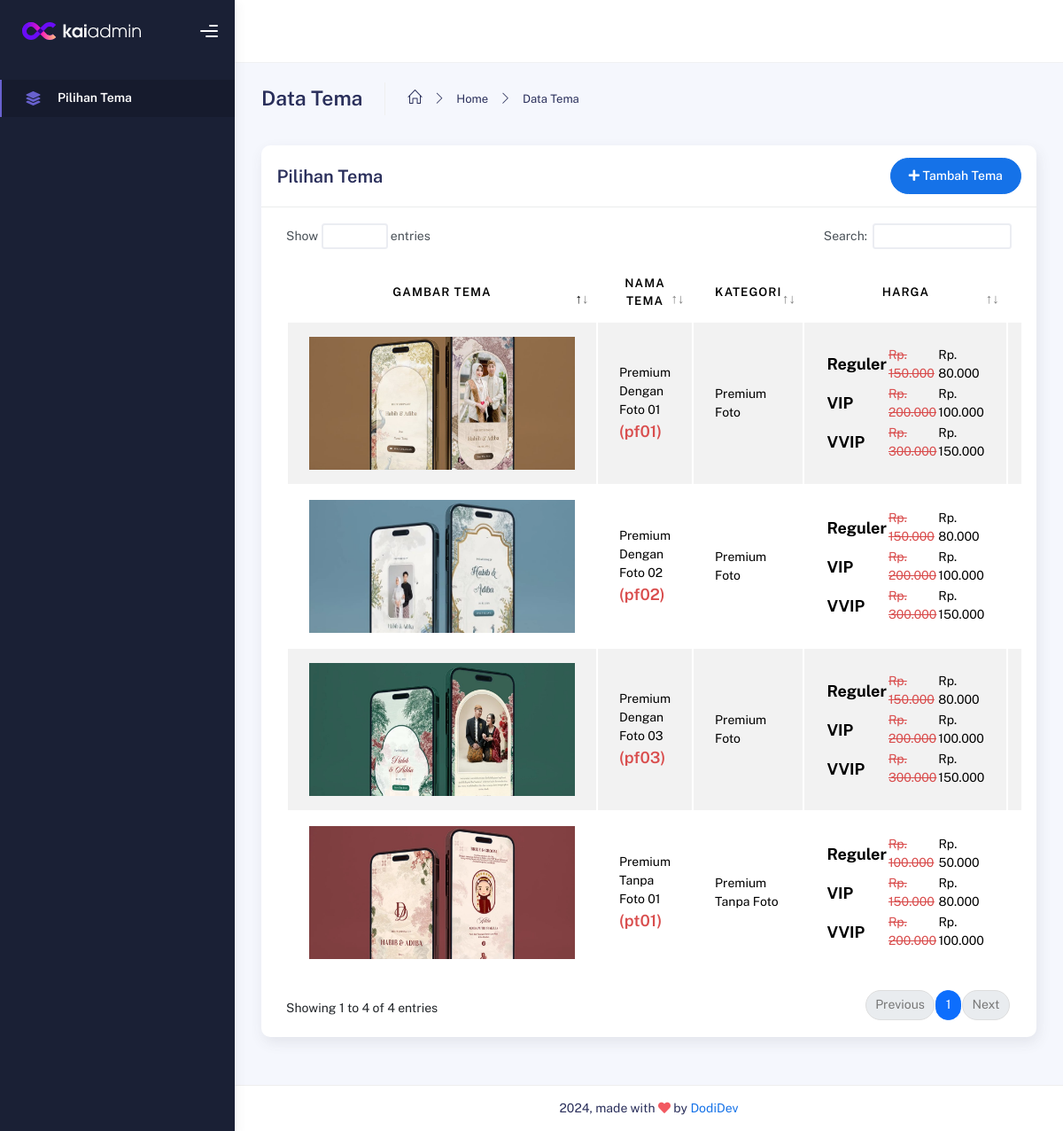
The page /index.php/admin123/tema on the database its author committed.
### tables this page shows
CREATE TABLE `tbl_tema` (
  `id_tema` int(255) NOT NULL,
  `nama_tema` varchar(500) NOT NULL,
  `kode_tema` varchar(255) NOT NULL,
  `kategori` varchar(255) NOT NULL,
  `harga_reg_coret` varchar(255) NOT NULL,
  `harga_reg` varchar(255) NOT NULL,
  `harga_vip_coret` varchar(255) NOT NULL,
  `harga_vip` varchar(255) NOT NULL,
  `harga_vvip_coret` varchar(255) NOT NULL,
  `harga_vvip` varchar(255) NOT NULL,
  `thumbnail` text NOT NULL
);

### application/views/admin/layout/v_wrapper.php (called while the page is built)
<?php
require_once('v_head.php');
require_once('v_nav.php');
require_once('v_header.php');
require_once('v_content.php');
require_once('v_footer.php');

### application/controllers/admin123/Tema.php (called while the page is built, shortened)
<?php
class Tema extends CI_Controller
{
    public function __construct(){
        $this->load->model('m_tema');
    }
    public function index()
    {
        $data = array(
            'tema'                  => $this->m_tema->lists(),
            'isi'                   => 'admin/tema/v_lists',
            'tema'   => $this->m_tema->lists(),
        );
        $this->load->view('admin/layout/v_wrapper', $data, FALSE);
    }
}

### index.php (called while the page is built, shortened)
<?php
require_once BASEPATH.'core/CodeIgniter.php';

### application/views/admin/layout/v_content.php (called while the page is built)
<?php
if ($isi) {
    $this->load->view($isi);
}

### application/models/M_tema.php (called while the page is built, shortened)
<?php
class M_tema extends CI_Model
{
    public function lists()
    {
        $this->db->select('*');
        $this->db->from('tbl_tema');
        $this->db->order_by('id_tema', 'ASC');
        return $this->db->get()->result();
    }
}

### application/views/admin/tema/v_lists.php (the view, shortened to what this page needs)
<div class="container">
  <div class="page-inner">
    <div class="page-header">
      <h3 class="fw-bold mb-3">Data Tema</h3>
      <ul class="breadcrumbs mb-3">
        <li class="nav-home">
          <a href="#">
            <i class="icon-home"></i>
          </a>
        </li>
        <li class="separator">
          <i class="icon-arrow-right"></i>
        </li>
        <li class="nav-item">
          <a href="#">Home</a>
        </li>
        <li class="separator">
          <i class="icon-arrow-right"></i>
        </li>
        <li class="nav-item">
          <a href="#">Data Tema</a>
        </li>
      </ul>
    </div>
    <div class="row">
      <div class="col-md-12">
        <div class="card">
          <div class="card-header">
            <div class="d-flex align-items-center">
                <h4 class="card-title">Pilihan Tema</h4>
                <a href="<?= base_url('admin123/tema/add') ?>"
                        class="btn btn-primary btn-round ms-auto"
                    >
                        <i class="fa fa-plus"></i>
                        Tambah Tema
                </a>
            </div>
          </div>
          <div class="card-body">
            <div class="table-responsive">
              <table
                id="add-row"
                class="display table table-striped table-hover"
              >
                <thead>
                  <tr class="text-center">
                    <th>Gambar Tema</th>
                    <th>Nama Tema</th>
                    <th>Kategori</th>
                    <th>Harga</th>
                    <th>Action</th>
                  </tr>
                </thead>
                <tbody>
                    <?php foreach ($tema as $key => $value) { ?>
                    <tr>
                        <td class="text-center">
                            <img src="<?= base_url('uploads/tema/'.$value->thumbnail) ?>" alt="" width="300px">
                        </td>
                        <td><?= $value->nama_tema . ' <b style="color: #D94D4D; font-size: 18px;">(' . $value->kode_tema . ')</b>'  ?></td>
                        <td>
                          <?php if ($value->kategori == 'pf') {
                            echo 'Premium Foto';
                          } elseif ($value->kategori == 'pt') {
                            echo 'Premium Tanpa Foto';
                          } elseif ($value->kategori == 'sf') {
                            echo 'Spesial Foto';
                          } elseif ($value->kategori == 'st') {
                            echo 'Spesial Tanpa Foto';
                          } elseif ($value->kategori == 'mf') {
                            echo 'Minimalis Foto';
                          } elseif ($value->kategori == 'mt') {
                            echo 'Minimalis Tanpa Foto';
                          } ?>
                        </td>
                        <td>
                            <table style="width: 100%;">
                                <tr>
                                    <td class="text-left" style="font-size: 18px; font-weight: bold;">Reguler</td>
                                    <td class="text-right"><span class="mr-3" style="    color: #D94D4D; text-decoration: line-through;"><?php echo $value->harga_reg_coret ?></span></td>
                                    <td class="text-right"><?php echo $value->harga_reg ?></td>
                                </tr>
                                <tr>
                                    <td class="text-left" style="font-size: 18px; font-weight: bold;">VIP</td>
                                    <td class="text-right"><span class="mr-3" style="    color: #D94D4D; text-decoration: line-through;"><?php echo $value->harga_vip_coret ?></span></td>
                                    <td class="text-right"><?php echo $value->harga_vip ?></td>
                                </tr>
                                <tr>
                                    <td class="text-left" style="font-size: 18px; font-weight: bold;">VVIP</td>
                                    <td class="text-right"><span class="mr-3" style="    color: #D94D4D; text-decoration: line-through;"><?php echo $value->harga_vvip_coret ?></span></td>
                                    <td class="text-right"><?php echo $value->harga_vvip ?></td>
                                </tr>
                            </table>
                        </td>
                        <td class="text-center">
                        </td>
                    </tr>
                    <?php } ?>
                </tbody>
              </table>
            </div>
          </div>
        </div>
      </div>
    </div>
  </div>
</div>

### application/views/admin/layout/v_head.php (shortened to what this page needs)
<!DOCTYPE html>
<html lang="en">
  <head>
    <link rel="stylesheet" href="<?php echo base_url(); ?>assets/backend/assets/css/bootstrap.min.css" />
    <link rel="stylesheet" href="<?php echo base_url(); ?>assets/backend/assets/css/plugins.min.css" />
    <link rel="stylesheet" href="<?php echo base_url(); ?>assets/backend/assets/css/kaiadmin.min.css" />
    <link rel="stylesheet" href="../assets/css/demo.css" />
  </head>

### application/views/admin/layout/v_nav.php (shortened to what this page needs)
<body>
  <div class="wrapper">
    <div class="sidebar" data-background-color="dark">
      <div class="sidebar-logo">
        <div class="logo-header" data-background-color="dark">
          <a href="<?php echo base_url(); ?>assets/backend/index.html" class="logo">
            <img
              src="<?php echo base_url(); ?>assets/backend/assets/img/kaiadmin/logo_light.svg"
              alt="navbar brand"
              class="navbar-brand"
              height="20"
            />
          </a>
          <div class="nav-toggle">
            <button class="btn btn-toggle toggle-sidebar">
              <i class="gg-menu-right"></i>
            </button>
          </div>
        </div>
      </div>
      <div class="sidebar-wrapper scrollbar scrollbar-inner">
        <div class="sidebar-content">
          <ul class="nav nav-secondary">
              <li class="nav-item active">
                  <a href="<?php echo base_url(); ?>admin123/tema">
                  <i class="fas fa-layer-group"></i>
                  <p>Pilihan Tema</p>
                  </a>
              </li>
          </ul>
        </div>
      </div>
    </div>

### application/views/admin/layout/v_header.php (shortened to what this page needs)
<div class="main-panel">
        <div class="main-header">
          <nav
            class="navbar navbar-header navbar-header-transparent navbar-expand-lg border-bottom"
          >
            <div class="container-fluid">
            </div>
          </nav>
        </div>

### application/views/admin/layout/v_footer.php (shortened to what this page needs)
        <footer class="footer">
          <div class="container-fluid d-flex justify-content-between">
            <div class="copyright">
              2024, made with <i class="fa fa-heart heart text-danger"></i> by
              <a href="https://dodidev.my.id" target="_blank">DodiDev</a>
            </div>
          </div>
        </footer>
      </div>
    </div>
  </body>
</html>

### rows shown on the page
tbl_tema: thumbnail (picture), nama_tema "Premium Dengan Foto 01", kode_tema "pf01", kategori "Premium Foto", harga_reg_coret "Rp. 150.000", harga_reg "Rp. 80.000", harga_vip_coret "Rp. 200.000", harga_vip "Rp. 100.000", harga_vvip_coret "Rp. 300.000", harga_vvip "Rp. 150.000"
tbl_tema: thumbnail (picture), nama_tema "Premium Dengan Foto 02", kode_tema "pf02", kategori "Premium Foto", harga_reg_coret "Rp. 150.000", harga_reg "Rp. 80.000", harga_vip_coret "Rp. 200.000", harga_vip "Rp. 100.000", harga_vvip_coret "Rp. 300.000", harga_vvip "Rp. 150.000"
tbl_tema: thumbnail (picture), nama_tema "Premium Dengan Foto 03", kode_tema "pf03", kategori "Premium Foto", harga_reg_coret "Rp. 150.000", harga_reg "Rp. 80.000", harga_vip_coret "Rp. 200.000", harga_vip "Rp. 100.000", harga_vvip_coret "Rp. 300.000", harga_vvip "Rp. 150.000"
tbl_tema: thumbnail (picture), nama_tema "Premium Tanpa Foto 01", kode_tema "pt01", kategori "Premium Tanpa Foto", harga_reg_coret "Rp. 100.000", harga_reg "Rp. 50.000", harga_vip_coret "Rp. 150.000", harga_vip "Rp. 80.000", harga_vvip_coret "Rp. 200.000", harga_vvip "Rp. 100.000"
